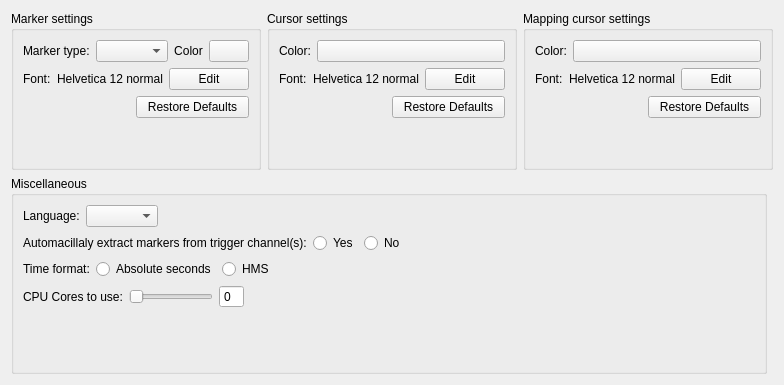
     <widget class="QWidget" name="tab">
      <attribute name="title">
       <string>General</string>
      </attribute>
      <layout class="QGridLayout" name="gridLayout_6">
       <item row="0" column="0" colspan="2">
        <layout class="QHBoxLayout" name="horizontalLayout_12">
         <item>
          <widget class="QGroupBox" name="groupBox">
           <property name="sizePolicy">
            <sizepolicy hsizetype="Expanding" vsizetype="Expanding">
             <horstretch>0</horstretch>
             <verstretch>0</verstretch>
            </sizepolicy>
           </property>
           <property name="title">
            <string>Marker settings</string>
           </property>
           <layout class="QGridLayout" name="gridLayout_2">
            <item row="0" column="0">
             <layout class="QVBoxLayout" name="verticalLayout">
              <item>
               <layout class="QHBoxLayout" name="horizontalLayout_2">
                <item>
                 <widget class="QLabel" name="label_2">
                  <property name="text">
                   <string>Marker type:</string>
                  </property>
                 </widget>
                </item>
                <item>
                 <widget class="QComboBox" name="comboType">
                  <property name="sizePolicy">
                   <sizepolicy hsizetype="Expanding" vsizetype="Fixed">
                    <horstretch>0</horstretch>
                    <verstretch>0</verstretch>
                   </sizepolicy>
                  </property>
                 </widget>
                </item>
                <item>
                 <widget class="QLabel" name="label_3">
                  <property name="sizePolicy">
                   <sizepolicy hsizetype="Expanding" vsizetype="Preferred">
                    <horstretch>0</horstretch>
                    <verstretch>0</verstretch>
                   </sizepolicy>
                  </property>
                  <property name="text">
                   <string>Color</string>
                  </property>
                  <property name="alignment">
                   <set>Qt::AlignCenter</set>
                  </property>
                 </widget>
                </item>
                <item>
                 <widget class="QPushButton" name="buttonColor">
                  <property name="sizePolicy">
                   <sizepolicy hsizetype="Expanding" vsizetype="Fixed">
                    <horstretch>0</horstretch>
                    <verstretch>0</verstretch>
                   </sizepolicy>
                  </property>
                  <property name="text">
                   <string/>
                  </property>
                 </widget>
                </item>
               </layout>
              </item>
              <item>
               <layout class="QHBoxLayout" name="horizontalLayout_5">
                <item>
                 <widget class="QLabel" name="label_7">
                  <property name="text">
                   <string>Font:</string>
                  </property>
                 </widget>
                </item>
                <item>
                 <widget class="QLabel" name="labelMarkerFont">
                  <property name="sizePolicy">
                   <sizepolicy hsizetype="Expanding" vsizetype="Preferred">
                    <horstretch>0</horstretch>
                    <verstretch>0</verstretch>
                   </sizepolicy>
                  </property>
                  <property name="text">
                   <string>Helvetica 12 normal</string>
                  </property>
                 </widget>
                </item>
                <item>
                 <widget class="QPushButton" name="buttonMarkerFont">
                  <property name="text">
                   <string>Edit</string>
                  </property>
                 </widget>
                </item>
               </layout>
              </item>
              <item>
               <layout class="QHBoxLayout" name="horizontalLayout_4">
                <item>
                 <spacer name="horizontalSpacer_2">
                  <property name="orientation">
                   <enum>Qt::Horizontal</enum>
                  </property>
                  <property name="sizeHint" stdset="0">
                   <size>
                    <width>40</width>
                    <height>20</height>
                   </size>
                  </property>
                 </spacer>
                </item>
                <item>
                 <widget class="QPushButton" name="pushButton">
                  <property name="sizePolicy">
                   <sizepolicy hsizetype="Expanding" vsizetype="Fixed">
                    <horstretch>0</horstretch>
                    <verstretch>0</verstretch>
                   </sizepolicy>
                  </property>
                  <property name="text">
                   <string>Restore Defaults</string>
                  </property>
                 </widget>
                </item>
               </layout>
              </item>
             </layout>
            </item>
            <item row="1" column="0">
             <spacer name="verticalSpacer">
              <property name="orientation">
               <enum>Qt::Vertical</enum>
              </property>
              <property name="sizeHint" stdset="0">
               <size>
                <width>20</width>
                <height>40</height>
               </size>
              </property>
             </spacer>
            </item>
           </layout>
          </widget>
         </item>
         <item>
          <widget class="QGroupBox" name="groupBox_3">
           <property name="sizePolicy">
            <sizepolicy hsizetype="Expanding" vsizetype="Expanding">
             <horstretch>0</horstretch>
             <verstretch>0</verstretch>
            </sizepolicy>
           </property>
           <property name="title">
            <string>Cursor settings</string>
           </property>
           <layout class="QGridLayout" name="gridLayout_4">
            <item row="0" column="0">
             <layout class="QVBoxLayout" name="verticalLayout_4">
              <item>
               <layout class="QHBoxLayout" name="horizontalLayout_8">
                <item>
                 <widget class="QLabel" name="label_6">
                  <property name="sizePolicy">
                   <sizepolicy hsizetype="Preferred" vsizetype="Preferred">
                    <horstretch>0</horstretch>
                    <verstretch>0</verstretch>
                   </sizepolicy>
                  </property>
                  <property name="text">
                   <string>Color:</string>
                  </property>
                 </widget>
                </item>
                <item>
                 <widget class="QPushButton" name="buttonCursorColor">
                  <property name="sizePolicy">
                   <sizepolicy hsizetype="Expanding" vsizetype="Fixed">
                    <horstretch>0</horstretch>
                    <verstretch>0</verstretch>
                   </sizepolicy>
                  </property>
                  <property name="text">
                   <string/>
                  </property>
                 </widget>
                </item>
               </layout>
              </item>
              <item>
               <layout class="QHBoxLayout" name="horizontalLayout_9">
                <item>
                 <widget class="QLabel" name="label_8">
                  <property name="text">
                   <string>Font:</string>
                  </property>
                 </widget>
                </item>
                <item>
                 <widget class="QLabel" name="labelCursorFont">
                  <property name="sizePolicy">
                   <sizepolicy hsizetype="Expanding" vsizetype="Preferred">
                    <horstretch>0</horstretch>
                    <verstretch>0</verstretch>
                   </sizepolicy>
                  </property>
                  <property name="text">
                   <string>Helvetica 12 normal</string>
                  </property>
                 </widget>
                </item>
                <item>
                 <widget class="QPushButton" name="buttonCursorFont">
                  <property name="text">
                   <string>Edit</string>
                  </property>
                 </widget>
                </item>
               </layout>
              </item>
              <item>
               <layout class="QHBoxLayout" name="horizontalLayout_13">
                <item>
                 <spacer name="horizontalSpacer_3">
                  <property name="orientation">
                   <enum>Qt::Horizontal</enum>
                  </property>
                  <property name="sizeHint" stdset="0">
                   <size>
                    <width>40</width>
                    <height>20</height>
                   </size>
                  </property>
                 </spacer>
                </item>
                <item>
                 <widget class="QPushButton" name="pushButton_2">
                  <property name="sizePolicy">
                   <sizepolicy hsizetype="Expanding" vsizetype="Fixed">
                    <horstretch>0</horstretch>
                    <verstretch>0</verstretch>
                   </sizepolicy>
                  </property>
                  <property name="text">
                   <string>Restore Defaults</string>
                  </property>
                 </widget>
                </item>
               </layout>
              </item>
             </layout>
            </item>
            <item row="1" column="0">
             <spacer name="verticalSpacer_3">
              <property name="orientation">
               <enum>Qt::Vertical</enum>
              </property>
              <property name="sizeHint" stdset="0">
               <size>
                <width>20</width>
                <height>40</height>
               </size>
              </property>
             </spacer>
            </item>
           </layout>
          </widget>
         </item>
         <item>
          <widget class="QGroupBox" name="groupBox_4">
           <property name="sizePolicy">
            <sizepolicy hsizetype="Expanding" vsizetype="Expanding">
             <horstretch>0</horstretch>
             <verstretch>0</verstretch>
            </sizepolicy>
           </property>
           <property name="title">
            <string>Mapping cursor settings</string>
           </property>
           <layout class="QGridLayout" name="gridLayout_5">
            <item row="1" column="0">
             <spacer name="verticalSpacer_4">
              <property name="orientation">
               <enum>Qt::Vertical</enum>
              </property>
              <property name="sizeHint" stdset="0">
               <size>
                <width>20</width>
                <height>40</height>
               </size>
              </property>
             </spacer>
            </item>
            <item row="0" column="0">
             <layout class="QVBoxLayout" name="verticalLayout_5">
              <item>
               <layout class="QHBoxLayout" name="horizontalLayout_10">
                <item>
                 <widget class="QLabel" name="label_9">
                  <property name="sizePolicy">
                   <sizepolicy hsizetype="Preferred" vsizetype="Preferred">
                    <horstretch>0</horstretch>
                    <verstretch>0</verstretch>
                   </sizepolicy>
                  </property>
                  <property name="text">
                   <string>Color:</string>
                  </property>
                 </widget>
                </item>
                <item>
                 <widget class="QPushButton" name="buttonMappingColor">
                  <property name="sizePolicy">
                   <sizepolicy hsizetype="Expanding" vsizetype="Fixed">
                    <horstretch>0</horstretch>
                    <verstretch>0</verstretch>
                   </sizepolicy>
                  </property>
                  <property name="text">
                   <string/>
                  </property>
                 </widget>
                </item>
               </layout>
              </item>
              <item>
               <layout class="QHBoxLayout" name="horizontalLayout_11">
                <item>
                 <widget class="QLabel" name="label_10">
                  <property name="text">
                   <string>Font:</string>
                  </property>
                 </widget>
                </item>
                <item>
                 <widget class="QLabel" name="labelMappingFont">
                  <property name="sizePolicy">
                   <sizepolicy hsizetype="Expanding" vsizetype="Preferred">
                    <horstretch>0</horstretch>
                    <verstretch>0</verstretch>
                   </sizepolicy>
                  </property>
                  <property name="text">
                   <string>Helvetica 12 normal</string>
                  </property>
                 </widget>
                </item>
                <item>
                 <widget class="QPushButton" name="buttonMappingFont">
                  <property name="text">
                   <string>Edit</string>
                  </property>
                 </widget>
                </item>
               </layout>
              </item>
              <item>
               <layout class="QHBoxLayout" name="horizontalLayout_14">
                <item>
                 <spacer name="horizontalSpacer_6">
                  <property name="orientation">
                   <enum>Qt::Horizontal</enum>
                  </property>
                  <property name="sizeHint" stdset="0">
                   <size>
                    <width>40</width>
                    <height>20</height>
                   </size>
                  </property>
                 </spacer>
                </item>
                <item>
                 <widget class="QPushButton" name="pushButton_3">
                  <property name="sizePolicy">
                   <sizepolicy hsizetype="Expanding" vsizetype="Fixed">
                    <horstretch>0</horstretch>
                    <verstretch>0</verstretch>
                   </sizepolicy>
                  </property>
                  <property name="text">
                   <string>Restore Defaults</string>
                  </property>
                 </widget>
                </item>
               </layout>
              </item>
             </layout>
            </item>
           </layout>
          </widget>
         </item>
        </layout>
       </item>
       <item row="1" column="0">
        <widget class="QGroupBox" name="groupBox_2">
         <property name="sizePolicy">
          <sizepolicy hsizetype="Expanding" vsizetype="Expanding">
           <horstretch>0</horstretch>
           <verstretch>0</verstretch>
          </sizepolicy>
         </property>
         <property name="title">
          <string>Miscellaneous</string>
         </property>
         <layout class="QVBoxLayout" name="verticalLayout_6">
          <item>
           <layout class="QHBoxLayout" name="horizontalLayout_3">
            <item>
             <widget class="QLabel" name="label_11">
              <property name="sizePolicy">
               <sizepolicy hsizetype="Preferred" vsizetype="Preferred">
                <horstretch>0</horstretch>
                <verstretch>0</verstretch>
               </sizepolicy>
              </property>
              <property name="text">
               <string>Language:</string>
              </property>
             </widget>
            </item>
            <item>
             <widget class="QComboBox" name="comboLanguage">
              <property name="sizePolicy">
               <sizepolicy hsizetype="Preferred" vsizetype="Preferred">
                <horstretch>0</horstretch>
                <verstretch>0</verstretch>
               </sizepolicy>
              </property>
             </widget>
            </item>
            <item>
             <spacer name="horizontalSpacer_4">
              <property name="orientation">
               <enum>Qt::Horizontal</enum>
              </property>
              <property name="sizeHint" stdset="0">
               <size>
                <width>40</width>
                <height>20</height>
               </size>
              </property>
             </spacer>
            </item>
           </layout>
          </item>
          <item>
           <layout class="QHBoxLayout" name="horizontalLayout_7">
            <item>
             <widget class="QLabel" name="label_5">
              <property name="toolTip">
               <string>Choose Yes if you want Anywave to ask for events extraction each time a file with trigger channel(s) is open.</string>
              </property>
              <property name="text">
               <string>Automacillaly extract markers from trigger channel(s):</string>
              </property>
             </widget>
            </item>
            <item>
             <widget class="QRadioButton" name="radioTriggerParserOn">
              <property name="text">
               <string>Yes</string>
              </property>
              <attribute name="buttonGroup">
               <string notr="true">buttonGroup_2</string>
              </attribute>
             </widget>
            </item>
            <item>
             <widget class="QRadioButton" name="radioTriggerParserOff">
              <property name="text">
               <string>No</string>
              </property>
              <attribute name="buttonGroup">
               <string notr="true">buttonGroup_2</string>
              </attribute>
             </widget>
            </item>
            <item>
             <spacer name="horizontalSpacer_5">
              <property name="orientation">
               <enum>Qt::Horizontal</enum>
              </property>
              <property name="sizeHint" stdset="0">
               <size>
                <width>40</width>
                <height>20</height>
               </size>
              </property>
             </spacer>
            </item>
           </layout>
          </item>
          <item>
           <layout class="QHBoxLayout" name="horizontalLayout_6">
            <item>
             <widget class="QLabel" name="label_12">
              <property name="text">
               <string>Time format:</string>
              </property>
             </widget>
            </item>
            <item>
             <widget class="QRadioButton" name="radioHMSOff">
              <property name="sizePolicy">
               <sizepolicy hsizetype="Preferred" vsizetype="Fixed">
                <horstretch>0</horstretch>
                <verstretch>0</verstretch>
               </sizepolicy>
              </property>
              <property name="text">
               <string>Absolute seconds</string>
              </property>
              <attribute name="buttonGroup">
               <string notr="true">buttonGroup</string>
              </attribute>
             </widget>
            </item>
            <item>
             <widget class="QRadioButton" name="radioHMSOn">
              <property name="sizePolicy">
               <sizepolicy hsizetype="Preferred" vsizetype="Fixed">
                <horstretch>0</horstretch>
                <verstretch>0</verstretch>
               </sizepolicy>
              </property>
              <property name="text">
               <string>HMS</string>
              </property>
              <attribute name="buttonGroup">
               <string notr="true">buttonGroup</string>
              </attribute>
             </widget>
            </item>
            <item>
             <spacer name="horizontalSpacer_7">
              <property name="orientation">
               <enum>Qt::Horizontal</enum>
              </property>
              <property name="sizeHint" stdset="0">
               <size>
                <width>40</width>
                <height>20</height>
               </size>
              </property>
             </spacer>
            </item>
           </layout>
          </item>
          <item>
           <layout class="QHBoxLayout" name="horizontalLayout_15">
            <item>
             <widget class="QLabel" name="label_15">
              <property name="text">
               <string>CPU Cores to use:</string>
              </property>
             </widget>
            </item>
            <item>
             <widget class="QSlider" name="sliderCPU">
              <property name="sizePolicy">
               <sizepolicy hsizetype="Preferred" vsizetype="Fixed">
                <horstretch>0</horstretch>
                <verstretch>0</verstretch>
               </sizepolicy>
              </property>
              <property name="minimum">
               <number>2</number>
              </property>
              <property name="pageStep">
               <number>2</number>
              </property>
              <property name="orientation">
               <enum>Qt::Horizontal</enum>
              </property>
              <property name="tickPosition">
               <enum>QSlider::NoTicks</enum>
              </property>
              <property name="tickInterval">
               <number>5</number>
              </property>
             </widget>
            </item>
            <item>
             <widget class="QSpinBox" name="spinCPU">
              <property name="readOnly">
               <bool>true</bool>
              </property>
              <property name="buttonSymbols">
               <enum>QAbstractSpinBox::NoButtons</enum>
              </property>
             </widget>
            </item>
            <item>
             <spacer name="horizontalSpacer_8">
              <property name="orientation">
               <enum>Qt::Horizontal</enum>
              </property>
              <property name="sizeHint" stdset="0">
               <size>
                <width>40</width>
                <height>20</height>
               </size>
              </property>
             </spacer>
            </item>
           </layout>
          </item>
          <item>
           <spacer name="verticalSpacer_2">
            <property name="orientation">
             <enum>Qt::Vertical</enum>
            </property>
            <property name="sizeHint" stdset="0">
             <size>
              <width>20</width>
              <height>54</height>
             </size>
            </property>
           </spacer>
          </item>
         </layout>
        </widget>
       </item>
      </layout>
     </widget>
